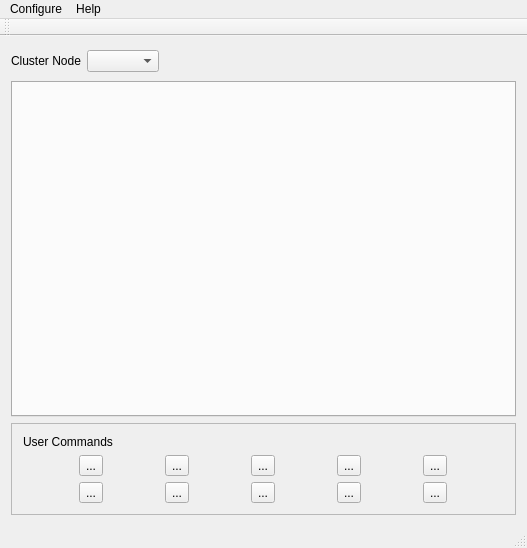
<?xml version="1.0" encoding="UTF-8"?>
<ui version="4.0">
 <class>ClusterMainWindow</class>
 <widget class="QMainWindow" name="ClusterMainWindow">
  <property name="geometry">
   <rect>
    <x>0</x>
    <y>0</y>
    <width>527</width>
    <height>548</height>
   </rect>
  </property>
  <property name="windowTitle">
   <string>ClusterMainWindow</string>
  </property>
  <widget class="QWidget" name="centralWidget">
   <layout class="QVBoxLayout" name="verticalLayout_2">
    <item>
     <layout class="QHBoxLayout" name="horizontalLayout_4">
      <item>
       <widget class="QLabel" name="label">
        <property name="text">
         <string>Cluster Node</string>
        </property>
       </widget>
      </item>
      <item>
       <widget class="QComboBox" name="nodeCb"/>
      </item>
      <item>
       <spacer name="horizontalSpacer">
        <property name="orientation">
         <enum>Qt::Horizontal</enum>
        </property>
        <property name="sizeHint" stdset="0">
         <size>
          <width>258</width>
          <height>28</height>
         </size>
        </property>
       </spacer>
      </item>
     </layout>
    </item>
    <item>
     <widget class="QLogTabWidget" name="clusterViewsTab">
      <property name="currentIndex">
       <number>-1</number>
      </property>
     </widget>
    </item>
    <item>
     <widget class="QFrame" name="userCmdButFrame">
      <property name="frameShape">
       <enum>QFrame::StyledPanel</enum>
      </property>
      <property name="frameShadow">
       <enum>QFrame::Plain</enum>
      </property>
      <layout class="QVBoxLayout" name="verticalLayout">
       <item>
        <widget class="QLabel" name="label_2">
         <property name="text">
          <string>User Commands</string>
         </property>
        </widget>
       </item>
       <item>
        <layout class="QGridLayout" name="gridLayout">
         <item row="0" column="0">
          <widget class="QToolButton" name="sendButton0">
           <property name="text">
            <string>...</string>
           </property>
          </widget>
         </item>
         <item row="0" column="4">
          <widget class="QToolButton" name="sendButton4">
           <property name="text">
            <string>...</string>
           </property>
          </widget>
         </item>
         <item row="0" column="1">
          <widget class="QToolButton" name="sendButton1">
           <property name="text">
            <string>...</string>
           </property>
          </widget>
         </item>
         <item row="0" column="2">
          <widget class="QToolButton" name="sendButton2">
           <property name="text">
            <string>...</string>
           </property>
          </widget>
         </item>
         <item row="1" column="1">
          <widget class="QToolButton" name="sendButton6">
           <property name="text">
            <string>...</string>
           </property>
          </widget>
         </item>
         <item row="1" column="2">
          <widget class="QToolButton" name="sendButton7">
           <property name="text">
            <string>...</string>
           </property>
          </widget>
         </item>
         <item row="1" column="4">
          <widget class="QToolButton" name="sendButton9">
           <property name="text">
            <string>...</string>
           </property>
          </widget>
         </item>
         <item row="0" column="3">
          <widget class="QToolButton" name="sendButton3">
           <property name="text">
            <string>...</string>
           </property>
          </widget>
         </item>
         <item row="1" column="0">
          <widget class="QToolButton" name="sendButton5">
           <property name="text">
            <string>...</string>
           </property>
          </widget>
         </item>
         <item row="1" column="3">
          <widget class="QToolButton" name="sendButton8">
           <property name="text">
            <string>...</string>
           </property>
          </widget>
         </item>
        </layout>
       </item>
      </layout>
     </widget>
    </item>
   </layout>
  </widget>
  <widget class="QMenuBar" name="menuBar">
   <property name="geometry">
    <rect>
     <x>0</x>
     <y>0</y>
     <width>527</width>
     <height>21</height>
    </rect>
   </property>
   <widget class="QMenu" name="menuConfigure">
    <property name="title">
     <string>Configure</string>
    </property>
    <addaction name="actionSetup"/>
   </widget>
   <widget class="QMenu" name="menuHelp">
    <property name="title">
     <string>Help</string>
    </property>
   </widget>
   <addaction name="menuConfigure"/>
   <addaction name="menuHelp"/>
  </widget>
  <widget class="QToolBar" name="mainToolBar">
   <attribute name="toolBarArea">
    <enum>TopToolBarArea</enum>
   </attribute>
   <attribute name="toolBarBreak">
    <bool>false</bool>
   </attribute>
  </widget>
  <widget class="QStatusBar" name="statusBar"/>
  <action name="actionSetup">
   <property name="text">
    <string>Setup</string>
   </property>
  </action>
 </widget>
 <layoutdefault spacing="6" margin="11"/>
 <customwidgets>
  <customwidget>
   <class>QLogTabWidget</class>
   <extends>QTabWidget</extends>
   <header>qlogtabwidget.h</header>
   <container>1</container>
  </customwidget>
 </customwidgets>
 <resources/>
 <connections/>
</ui>
